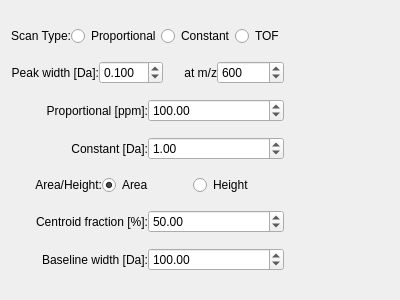
<?xml version="1.0" encoding="UTF-8"?>
<ui version="4.0">
 <class>CentroidForm</class>
 <widget class="QWidget" name="CentroidForm">
  <property name="geometry">
   <rect>
    <x>0</x>
    <y>0</y>
    <width>400</width>
    <height>300</height>
   </rect>
  </property>
  <property name="windowTitle">
   <string>Form</string>
  </property>
  <layout class="QHBoxLayout" name="horizontalLayout_2">
   <item>
    <layout class="QVBoxLayout" name="verticalLayout">
     <property name="spacing">
      <number>0</number>
     </property>
     <item>
      <layout class="QHBoxLayout" name="horizontalLayout7">
       <item>
        <widget class="QLabel" name="label">
         <property name="text">
          <string>Scan Type:</string>
         </property>
         <property name="alignment">
          <set>Qt::AlignRight|Qt::AlignTrailing|Qt::AlignVCenter</set>
         </property>
        </widget>
       </item>
       <item>
        <widget class="QRadioButton" name="radioButton_propo">
         <property name="text">
          <string>Proportional</string>
         </property>
        </widget>
       </item>
       <item>
        <widget class="QRadioButton" name="radioButton_constant">
         <property name="text">
          <string>Constant</string>
         </property>
        </widget>
       </item>
       <item>
        <widget class="QRadioButton" name="radioButton_tof">
         <property name="text">
          <string>TOF</string>
         </property>
         <property name="checked">
          <bool>true</bool>
         </property>
        </widget>
       </item>
      </layout>
     </item>
     <item>
      <layout class="QHBoxLayout" name="horizontalLayout6">
       <item>
        <widget class="QLabel" name="label_2">
         <property name="text">
          <string>Peak width [Da]:</string>
         </property>
         <property name="alignment">
          <set>Qt::AlignRight|Qt::AlignTrailing|Qt::AlignVCenter</set>
         </property>
        </widget>
       </item>
       <item>
        <widget class="QDoubleSpinBox" name="doubleSpinBox_peakwidth">
         <property name="decimals">
          <number>3</number>
         </property>
         <property name="minimum">
          <double>0.001000000000000</double>
         </property>
         <property name="singleStep">
          <double>0.100000000000000</double>
         </property>
         <property name="value">
          <double>0.100000000000000</double>
         </property>
        </widget>
       </item>
       <item>
        <widget class="QLabel" name="label_3">
         <property name="text">
          <string>at m/z</string>
         </property>
         <property name="alignment">
          <set>Qt::AlignRight|Qt::AlignTrailing|Qt::AlignVCenter</set>
         </property>
        </widget>
       </item>
       <item>
        <widget class="QDoubleSpinBox" name="doubleSpinBox_mz">
         <property name="decimals">
          <number>0</number>
         </property>
         <property name="maximum">
          <double>100000.000000000000000</double>
         </property>
         <property name="value">
          <double>600.000000000000000</double>
         </property>
        </widget>
       </item>
      </layout>
     </item>
     <item>
      <layout class="QHBoxLayout" name="horizontalLayout5">
       <item>
        <widget class="QLabel" name="label_4">
         <property name="text">
          <string>Proportional [ppm]:</string>
         </property>
         <property name="alignment">
          <set>Qt::AlignRight|Qt::AlignTrailing|Qt::AlignVCenter</set>
         </property>
        </widget>
       </item>
       <item>
        <widget class="QDoubleSpinBox" name="doubleSpinBox_proportional">
         <property name="maximum">
          <double>100000.000000000000000</double>
         </property>
         <property name="value">
          <double>100.000000000000000</double>
         </property>
        </widget>
       </item>
      </layout>
     </item>
     <item>
      <layout class="QHBoxLayout" name="horizontalLayout4">
       <item>
        <widget class="QLabel" name="label_5">
         <property name="text">
          <string>Constant [Da]:</string>
         </property>
         <property name="alignment">
          <set>Qt::AlignRight|Qt::AlignTrailing|Qt::AlignVCenter</set>
         </property>
        </widget>
       </item>
       <item>
        <widget class="QDoubleSpinBox" name="doubleSpinBox_constant">
         <property name="value">
          <double>1.000000000000000</double>
         </property>
        </widget>
       </item>
      </layout>
     </item>
     <item>
      <layout class="QHBoxLayout" name="horizontalLayout3">
       <item>
        <widget class="QLabel" name="label_6">
         <property name="text">
          <string>Area/Height:</string>
         </property>
         <property name="alignment">
          <set>Qt::AlignRight|Qt::AlignTrailing|Qt::AlignVCenter</set>
         </property>
        </widget>
       </item>
       <item>
        <widget class="QRadioButton" name="radioButton_area">
         <property name="text">
          <string>Area</string>
         </property>
         <property name="checked">
          <bool>true</bool>
         </property>
        </widget>
       </item>
       <item>
        <widget class="QRadioButton" name="radioButton_height">
         <property name="text">
          <string>Height</string>
         </property>
        </widget>
       </item>
      </layout>
     </item>
     <item>
      <layout class="QHBoxLayout" name="horizontalLayout2">
       <item>
        <widget class="QLabel" name="label_7">
         <property name="text">
          <string>Centroid fraction [%]:</string>
         </property>
         <property name="alignment">
          <set>Qt::AlignRight|Qt::AlignTrailing|Qt::AlignVCenter</set>
         </property>
        </widget>
       </item>
       <item>
        <widget class="QDoubleSpinBox" name="doubleSpinBox_centroidfraction">
         <property name="value">
          <double>50.000000000000000</double>
         </property>
        </widget>
       </item>
      </layout>
     </item>
     <item>
      <layout class="QHBoxLayout" name="horizontalLayout1">
       <item>
        <widget class="QLabel" name="label_8">
         <property name="text">
          <string>Baseline width [Da]:</string>
         </property>
         <property name="alignment">
          <set>Qt::AlignRight|Qt::AlignTrailing|Qt::AlignVCenter</set>
         </property>
        </widget>
       </item>
       <item>
        <widget class="QDoubleSpinBox" name="doubleSpinBox_baselinewidth">
         <property name="maximum">
          <double>1000.000000000000000</double>
         </property>
         <property name="value">
          <double>100.000000000000000</double>
         </property>
        </widget>
       </item>
      </layout>
     </item>
    </layout>
   </item>
   <item>
    <spacer name="horizontalSpacer">
     <property name="orientation">
      <enum>Qt::Horizontal</enum>
     </property>
     <property name="sizeHint" stdset="0">
      <size>
       <width>40</width>
       <height>20</height>
      </size>
     </property>
    </spacer>
   </item>
  </layout>
 </widget>
 <resources/>
 <connections/>
</ui>
